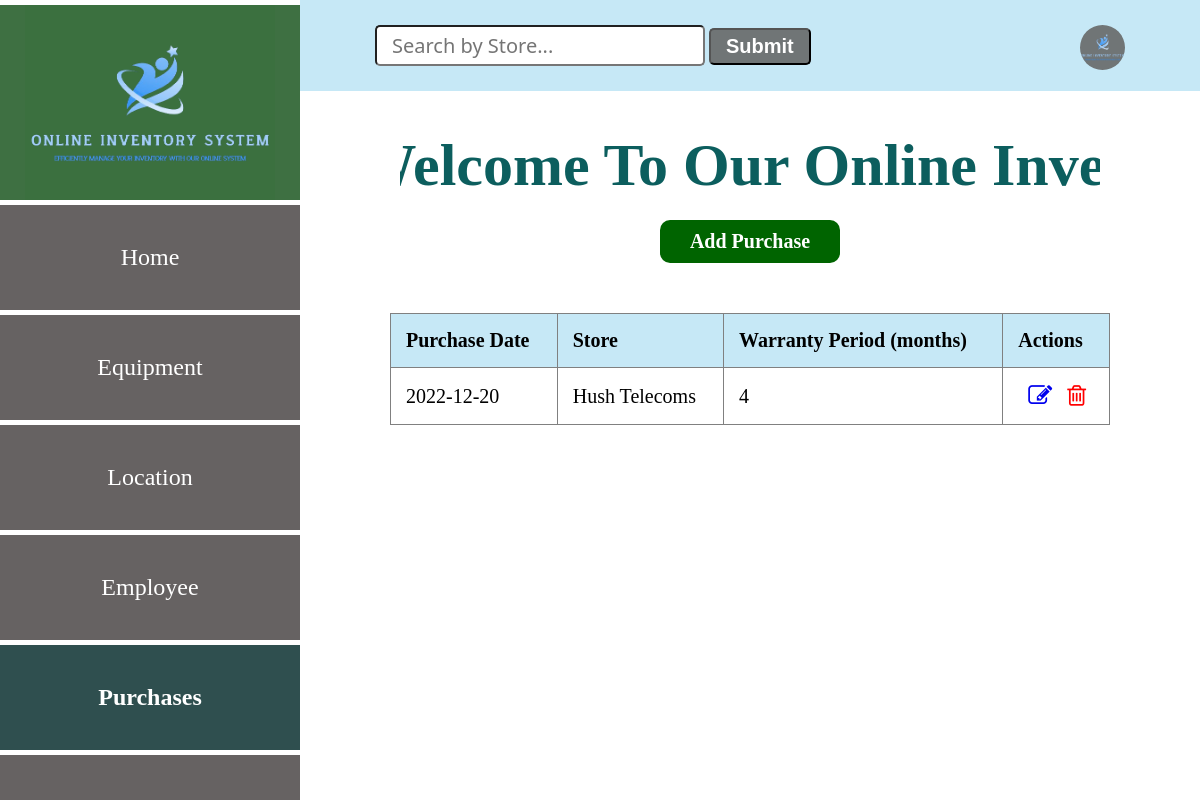
Before: /purchase with the older database file.
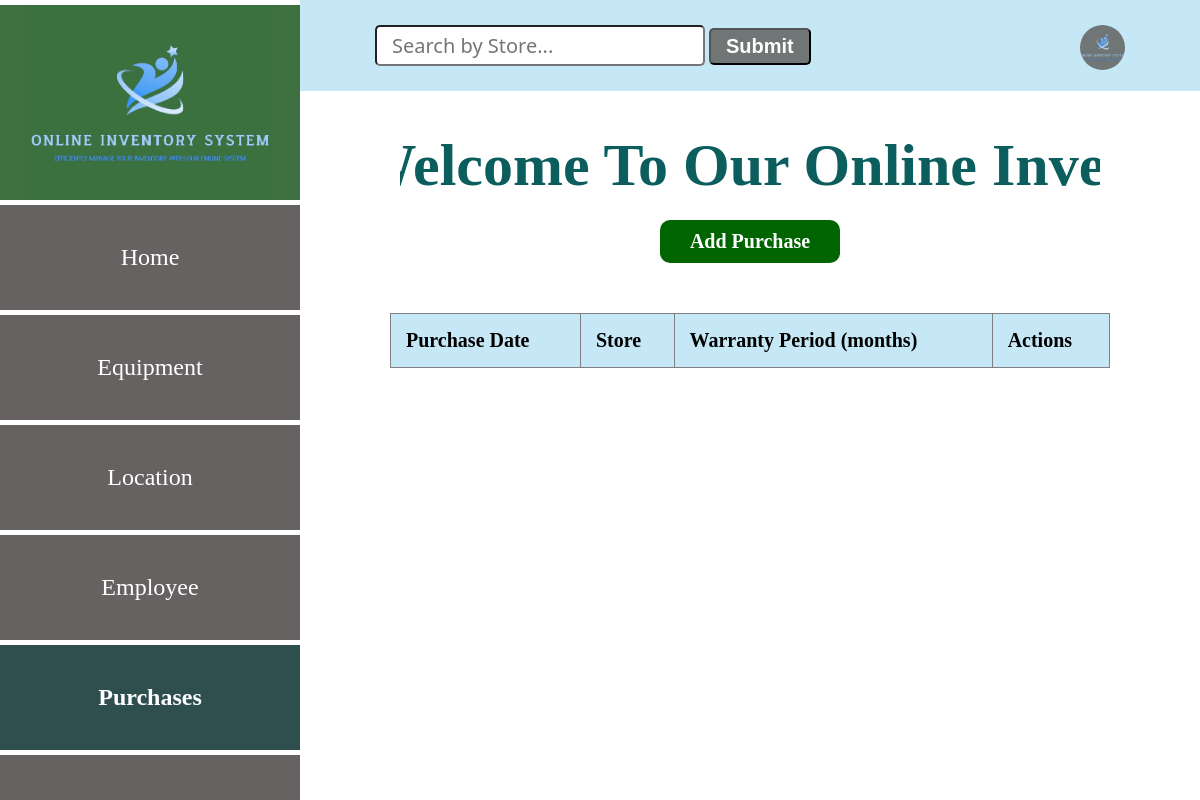
After: the same page with the newer database file.
### app.py (models this page shows, shortened)
class Purchase(db.Model):
    __tablename__ = "purchases"
    id=db.Column(db.Integer, primary_key=True)
    date=db.Column(db.String(10))
    store=db.Column(db.String(10))
    warranty_period=db.Column(db.Integer)
    equipment_rel=db.relationship('Equipment', backref='equipment_purchase')

### app.py (the view)
@app.route('/purchase')
def purchase():
    purchases = Purchase.query.all()
    return render_template('purchaseList.html', purchases=purchases)

### app.py (called while the page is built)
@app.before_request
def create_table():
    db.create_all()

### templates/purchaseList.html (shortened to what this page needs)
<!DOCTYPE html>
<html lang="en">
<head>
    <link
    rel="stylesheet"
    href="{{ url_for('static', filename='main.css') }}"
    />
    <link rel="stylesheet" href="https://cdnjs.cloudflare.com/ajax/libs/font-awesome/4.7.0/css/font-awesome.min.css">
</head>
<body>
    <div class="header">
        <input type="search" id="query" name="search" placeholder="Search by Store...">
        <button id="search-button">Submit</button>
        <a href="#"><img src="{{ url_for('static', filename='logo.png') }}" alt=""></a>
    </div>
    <section class="sidebar">
        <div class="logo">
            <img src="{{ url_for('static', filename='logo.png') }}" alt="logo">
        </div>
        <div class="content">
            <a href="/entry_point" class="home">Home</a>
            <a href="/equipment" class="home">Equipment</a>
            <a href="/location" class="home">Location</a>
            <a href="/employee" class="home">Employee</a>
            <a href="/purchase" class="home active">Purchases</a>
            <a href="/login" class="home">Logout</a>
        </div>
    </section>
    <div class="marquee-container">
      <h1 class="marquee">Welcome To Our Online Inventory System</h1>
    </div>
    <div class="purchase-form">
        <a href="/add-purchase" class="btn1">Add Purchase</a>
        <table border="1">
            <thead>
                <tr>
                    <th>Purchase Date</th>
                    <th>Store</th>
                    <th>Warranty Period (months)</th>
                    <th>Actions</th>
                </tr>
            </thead>
            <tbody id="table-results">
                {% for purchase in purchases %}
                    <tr>
                        <td>{{ purchase.date }}</td>
                        <td>{{ purchase.store }}</td>
                        <td>{{ purchase.warranty_period }}</td>
                        <td class="action">
                            <a href="/edit_purchase{{ purchase.id }}"><i class="fa fa-edit" style="font-size:24px"></i></a>
                            <a href="/delete_purchase{{ purchase.id }}"><i class="fa fa-trash-o" style="font-size:24px"></i></a>
                        </td>
                    </tr>
                {% endfor %}
            </tbody>
        </table>
    </div>
</body>
</html>

Changed rows visible on the page:
removed Purchase: date "2022-12-20", store "Hush Telecoms", warranty_period "4"
